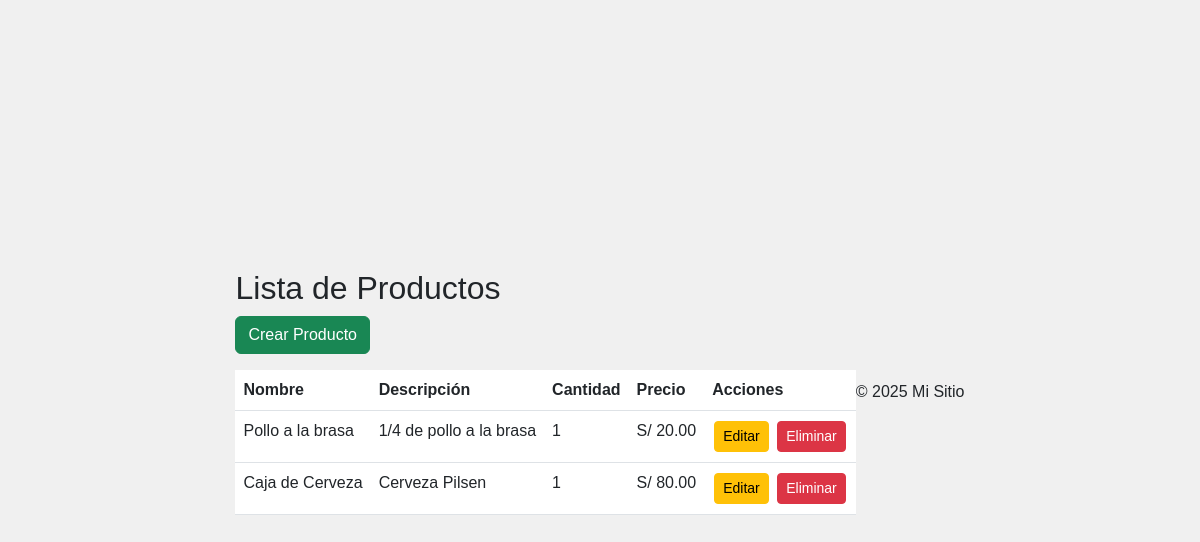
/productos/, run on the app's committed database.
### app_apay/models.py (models this page shows, shortened)
class Producto(models.Model):
    nom_produc = models.CharField(max_length=100)  # Nombre del producto
    descripcion = models.TextField()  # Descripción del producto
    cantidad = models.PositiveIntegerField()  # Cantidad disponible
    precio = models.DecimalField(max_digits=10, decimal_places=2)  # Precio del producto

### app_apay/views.py (the view)
# urls.py: path('productos/', views.ListarProductos.as_view(), name='listar_productos'),
class ListarProductos(ListView):
    model = Producto
    template_name = 'products/listar_productos.html'
    context_object_name = 'productos'

### app_apay/templates/products/listar_productos.html
{% extends "base.html" %}
{% block content %}
<div class="dashboard-container">
    <h2>Lista de Productos</h2>
    <a href="{% url 'crear_producto' %}" class="btn btn-success mb-3">Crear Producto</a>
    <table class="table">
        <thead>
            <tr>
                <th>Nombre</th>
                <th>Descripción</th>
                <th>Cantidad</th>
                <th>Precio</th>
                <th>Acciones</th>
            </tr>
        </thead>
        <tbody>
            {% for producto in productos %}
            <tr>
                <td>{{ producto.nom_produc }}</td>
                <td>{{ producto.descripcion }}</td>
                <td>{{ producto.cantidad }}</td>
                <td>S/ {{ producto.precio }}</td>
                <td>
                    <a href="{% url 'actualizar_producto' producto.id %}" class="btn btn-warning btn-sm">Editar</a>
                    <a href="{% url 'eliminar_producto' producto.id %}" class="btn btn-danger btn-sm">Eliminar</a>
                </td>
            </tr>
            {% endfor %}
        </tbody>
    </table>
</div>
{% endblock %}

### app_apay/static/css/styles.css (style rules this page uses)
.btn-sm { margin: 2px; }

### app_apay/static/css/login.css (style rules this page uses)
body { font-family: Arial, sans-serif; background-color: #f0f0f0; display: flex; justify-content: center; align-items: center; height: 100vh; margin: 0; }

### data on the page
Producto: nom_produc "Pollo a la brasa", descripcion "1/4 de pollo a la brasa", cantidad "1", precio "20.00"
Producto: nom_produc "Caja de Cerveza", descripcion "Cerveza Pilsen", cantidad "1", precio "80.00"
